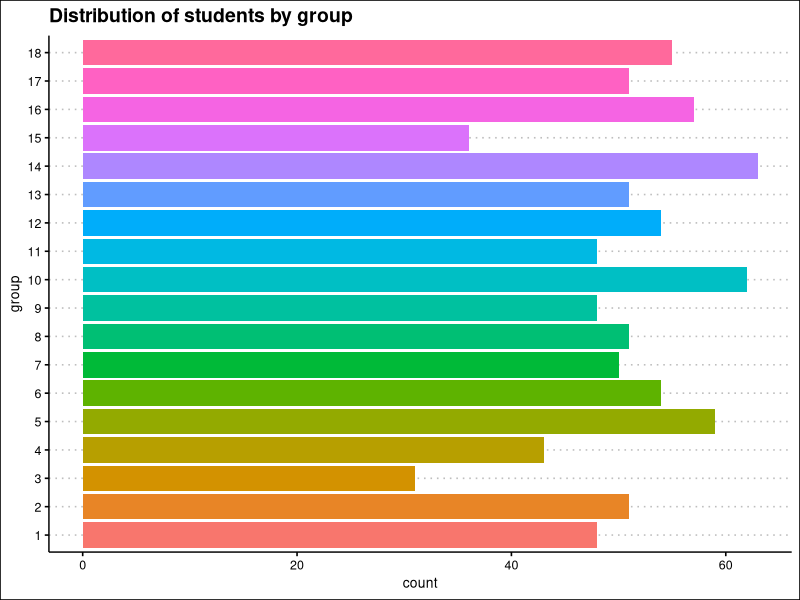
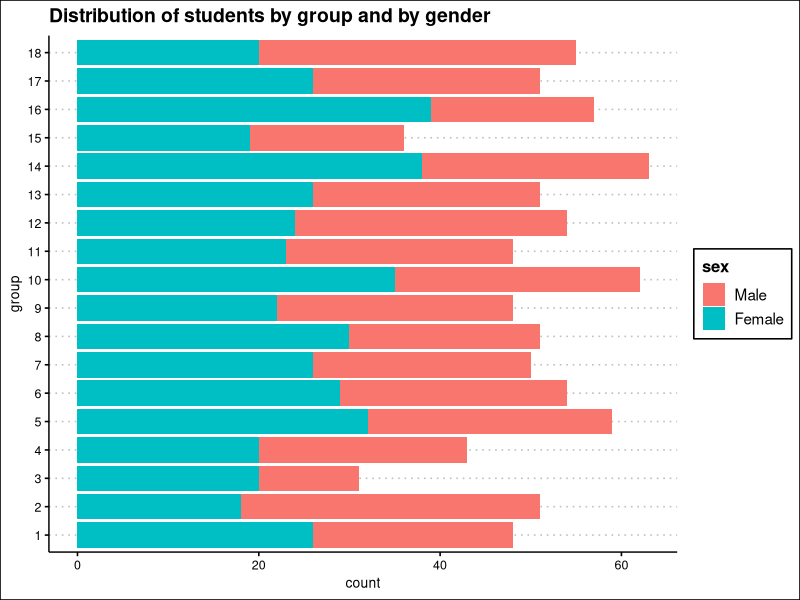
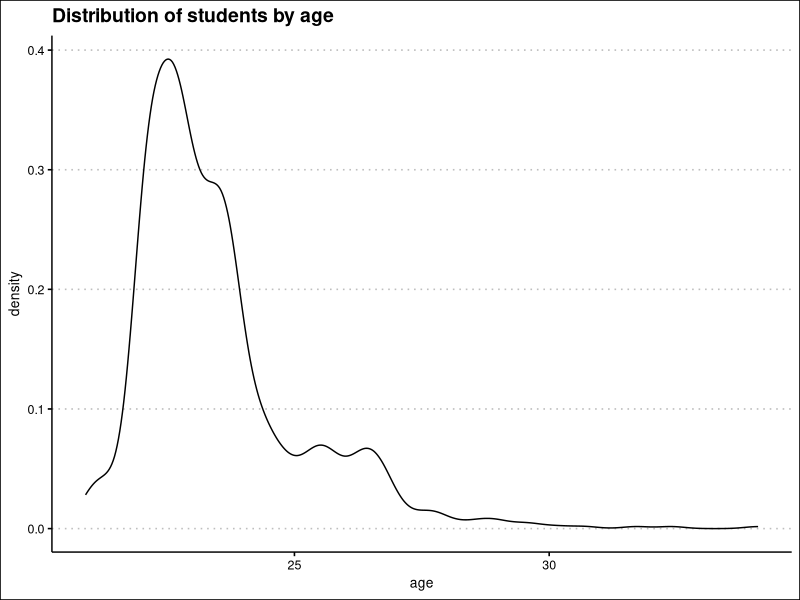
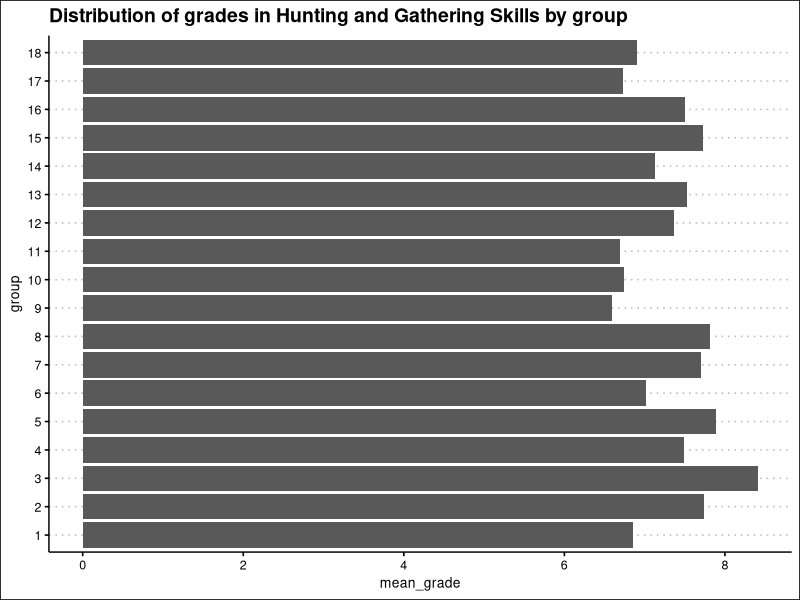
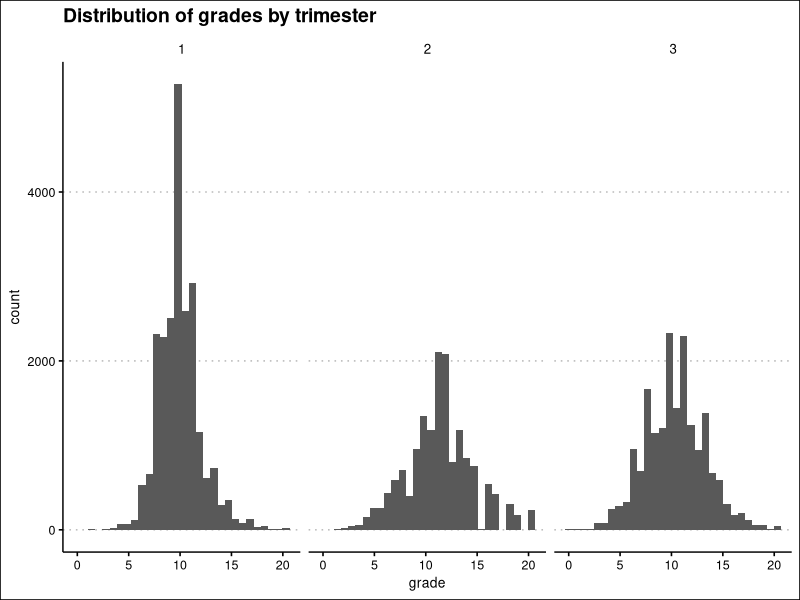
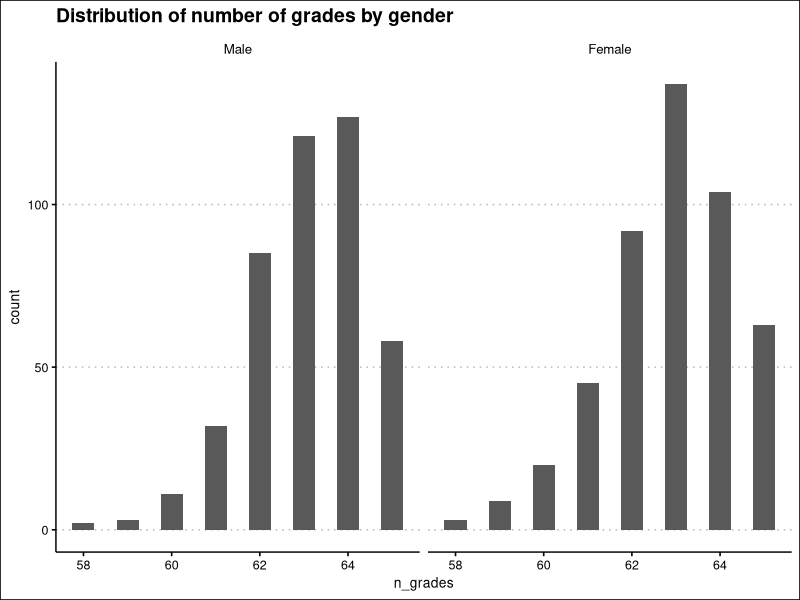
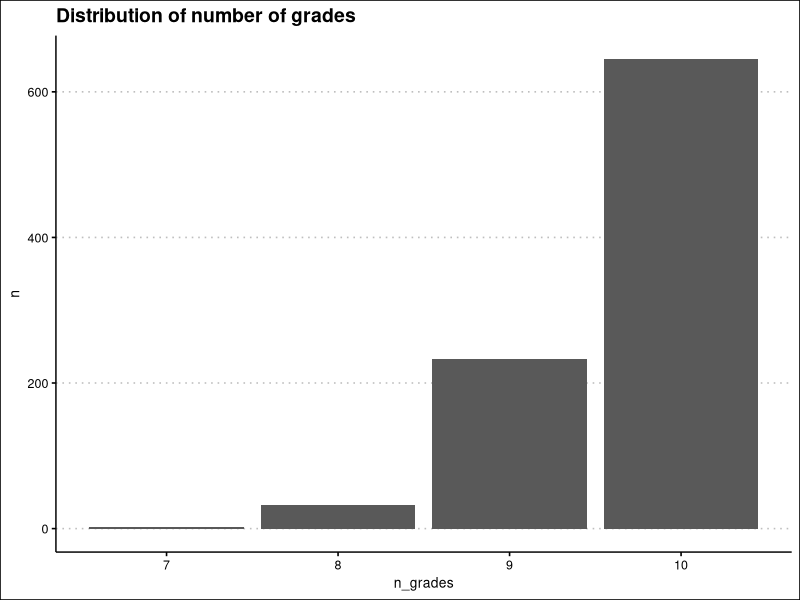
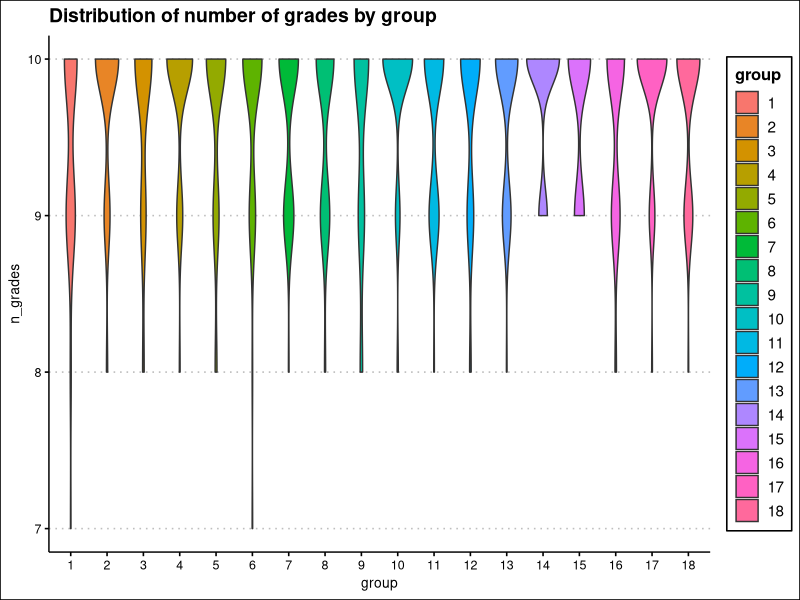

The R source for these figures, in order:
## ---- chunk 1
#| label: data loading
#| message: false
#| warning: false

library(readr)
courses <- read_csv("Database/courses.csv")
## ---- chunk 2
#| label: data display

library(knitr)
kable(courses)
## ---- chunk 3
#| label: Question 3
#| message: false
#| warning: false

library(tidyverse)
students <- read_csv("Database/students.csv")
spec(students)

students <-
  students |>
  mutate(
    sex = factor(sex,
      levels = c("M", "F"),
      labels = c("Male", "Female")
    ),
    group = factor(group),
    id = as.integer(id)
  )
## ---- chunk 4
#| message: false
#| warning: false

grades <- read_delim("Database/grades.csv",
  delim = ":",
  na = "$"
)
## ---- chunk 5
#| message: false
#| warning: false
library(ggplot2)
library(ggthemes)

ggplot(students, aes(y = group)) +
  geom_bar(aes(fill = group)) +
  theme_clean() +
  labs(
    title = "Distribution of students by group"
  ) +
  theme(legend.position = "none")
## ---- chunk 6
ggplot(students, aes(y = group)) +
  geom_bar(aes(fill = sex)) +
  theme_clean() +
  labs(
    title = "Distribution of students by group and by gender"
  )
## ---- chunk 7
library(lubridate)

students <-
  students |>
  mutate(age = round(time_length(today() - birth_date, unit = "year"), 1))

ggplot(students, aes(x = age)) +
  geom_density() +
  theme_clean() +
  labs(
    title = "Distribution of students by age"
  )
## ---- chunk 8
age_median <-
  students |>
  summarise(age_median = median(age), .by = group) |>
  mutate(age_median = as.integer(age_median)) |>
  arrange(group)

knitr::kable(age_median)
## ---- chunk 9
max_table <-
  students |>
  slice_max(age, by = group) |>
  select(!birth_date) |>
  arrange(desc(age))

knitr::kable(max_table)
## ---- chunk 10
merged <-
  students |>
  left_join(grades, by = "id")

merged_Q11 <-
  merged |>
  filter(course_id == 7) |>
  summarise(mean_grade = mean(grade, na.rm = TRUE), .by = group)

ggplot(merged_Q11, aes(mean_grade, group)) +
  geom_col() +
  theme_clean() +
  labs(
    title = "Distribution of grades in Hunting and Gathering Skills by group"
  )
## ---- chunk 11
merged_full <-
  merged |>
  left_join(courses, by = "course_id")

ggplot(merged_full, aes(x = grade)) +
  geom_histogram(na.rm = TRUE, binwidth = 0.7) +
  facet_wrap(~trimester) +
  theme_clean() +
  labs(
    title = "Distribution of grades by trimester"
  )
## ---- chunk 12
grades_per_student <-
  merged_full |>
  reframe(
    n_grades = sum(!is.na(grade)),
    group = first(group),
    sex = first(sex),
    .by = id
  ) |>
  select(id, group, sex, n_grades) |>
  arrange(id)

grades_per_student_13 <-
  grades_per_student |>
  slice_tail(n = 10)

knitr::kable(grades_per_student_13)
## ---- chunk 13
ggplot(grades_per_student, aes(n_grades)) +
  geom_histogram(binwidth = 0.5) +
  facet_wrap(~sex) +
  theme_clean() +
  labs(
    title = "Distribution of number of grades by gender"
  )
## ---- chunk 14
grades_per_student_15 <-
  merged_full |>
  filter(course_id == 8) |>
  reframe(
    n_grades = sum(!is.na(grade)),
    group = first(group),
    sex = first(sex),
    .by = id
  ) |>
  select(id, group, sex, n_grades) |>
  arrange(desc(n_grades))

grades_per_student_15_sliced <-
  grades_per_student_15 |>
  slice_tail(n = 5)

knitr::kable(grades_per_student_15_sliced)
## ---- chunk 15
grades_per_student_16 <-
  grades_per_student_15 |>
  summarise(n = n(), .by = n_grades)

ggplot(grades_per_student_16, aes(n_grades, n)) +
  geom_col() +
  theme_clean() +
  labs(
    title = "Distribution of number of grades"
  )
## ---- chunk 16
ggplot(grades_per_student_15, aes(group, n_grades, fill = group)) +
  geom_violin() +
  theme_clean() +
  labs(
    title = "Distribution of number of grades by group"
  )
## ---- chunk 17
ggplot(grades_per_student_15, aes(group, n_grades, fill = group)) +
  geom_violin() +
  theme_clean() +
  labs(
    title = "Distribution of number of grades by group"
  ) +
  facet_wrap(~sex)
## ---- chunk 18
Q19 <-
  merged_full |>
  reframe(mean = mean(grade, na.rm = TRUE), .by = c(id, course), group = first(group), sex = first(sex)) |>
  pivot_wider(
    names_from = course,
    values_from = mean
  )

Q19_sliced <-
  Q19 |>
  select(1:4) |>
  slice_tail(n = 10)

knitr::kable(Q19_sliced)
## ---- chunk 19
ggplot(Q19, aes(`Astronomy and Celestial Navigation`, `Drumming and Music`)) +
  geom_point(alpha = 0.6) +
  theme_clean() +
  labs(
    title = "Average grades in Drumming and Music as a function of the average grades in As-
tronomy and Celestial Navigation"
  )
## ---- chunk 20
Q21 <-
  Q19 |>
  summarise(cor = cor(`Animal Lore and Totemism`, `Earth Magic and Fertility Rituals`), .by = group)


knitr::kable(Q21)
## ---- chunk 21
grp <- max(abs(Q21$cor)) # group 15

Q22 <-
  Q19 |>
  filter(group == 15)

ggplot(Q22, aes(`Animal Lore and Totemism`, `Earth Magic and Fertility Rituals`)) +
  geom_point(alpha = 0.6) +
  theme_clean() +
  labs(
    title = "Average grades in Earth Magic and Fertility Rituals as a function the average grades in Animal Lore and Totemism in group 15"
  )
## ---- chunk 22
final <-
  Q19 |>
  mutate(
    final_grade = rowMeans(across(!c(id, group, sex)),
      na.rm = TRUE
    ))|>
  select(final_grade,id,group,sex) |> 
  arrange(desc(final_grade)) |>
  relocate(final_grade, .after = last_col())
## ---- chunk 23
ggplot(final, aes(final_grade)) +
  geom_histogram(binwidth = 0.5) +
  facet_wrap(~group)+
  theme_clean() +
  labs(
    title = "Differences in final grades between groups"
  )
## ---- chunk 24
ggplot(final, aes(final_grade, fill = sex)) +
  geom_histogram(binwidth = 0.5) +
  facet_wrap(~group)+
  theme_clean() +
  labs(
    title = "Differences in final grades between groups"
  )
## ---- chunk 25

Q26 <-
  Q19 |>
  mutate(
    final_grade = rowMeans(across(!c(id, group, sex)),
      na.rm = TRUE
    )) |> 
  mutate(
    pass_final = if_all(
      !c(id, group, sex,final_grade),     
      ~ .x > 5
    )
  )|>
  mutate(pass_final = if_else(final_grade > 10, "Pass", "Fail"))
